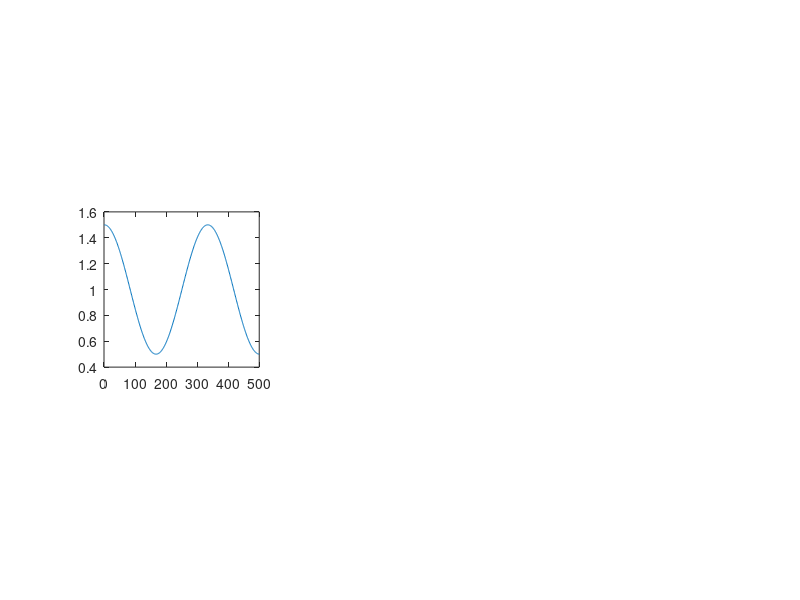

Reproduce this figure in MATLAB. (Note: this script raises an error after producing the figure.)
clear all
close all
clc

%%%%%%%%%%%%%%%%%%%%%%%%%%%%%%%%%%
%  Generate Figure 7 of the pper "Instantaneous Frequency and Amplitude
%  Estimation in Multi-Component Signals Using Stochastic EM Algorithm"
%  
%
%  Authors : Q.Legros (legros.quentin2@hotmail.fr), D.Fourer, S.Meignen and
%  M.A.Colominas
%  Date    : 22-Avr-2023
%
%


folder = './';
%% required paths 
addpath(folder);
addpath(strcat([folder 'synchrosqueezedSTFT']));
addpath(strcat([folder 'tools']));


%% Time-frequency representation parameters
M       = 500;       %% Number of frequential bin
L       = 20;        %% analysis window size (in bin)
%% Define signal x0
N     = 500;                        %% signal length

% Amplitude modulated
amp0=((0.5.*cos(2*pi*(0:N-1)/(2*N/3)))+1)';

figure(1)
subplot(1,3,1)
colormap(flipud(gray))
plot(amp0)
axis square
ax = gca;
ax.YDir = 'normal'
xlabel('Time index','FontSize', 15, 'FontWeight', 'bold')
ylabel('Component amplitude','FontSize', 15, 'FontWeight', 'bold')


X(:,1) = amp0.*real(fmconst(N,0.3));
X(:,2) = amp0.*real(fmlin(N,0.15,0.3));


x0 = sum(X,2);

[tfr]  = tfrgab2(X(:,1), M, L);
Spect=(abs(tfr(1:round(M/2),:)));

figure(1)
subplot(1,3,2)
imagesc(Spect)
set(gca,'YDir','normal')
colormap gray;
cmap = flipud(colormap);
colormap(cmap);
xlabel('Time [ms]','FontSize', 12, 'FontWeight', 'bold')
ylabel('Frequency [Hz]','FontSize', 12, 'FontWeight', 'bold')
axis square





[tfr]  = tfrgab2(X(:,2), M, L);
Spect=(abs(tfr(1:round(M/2),:)));


figure(1)
subplot(1,3,3)
imagesc(Spect)
set(gca,'YDir','normal')
colormap gray;
cmap = flipud(colormap);
colormap(cmap);
xlabel('Time [ms]','FontSize', 12, 'FontWeight', 'bold')
ylabel('Frequency [Hz]','FontSize', 12, 'FontWeight', 'bold')
axis square


